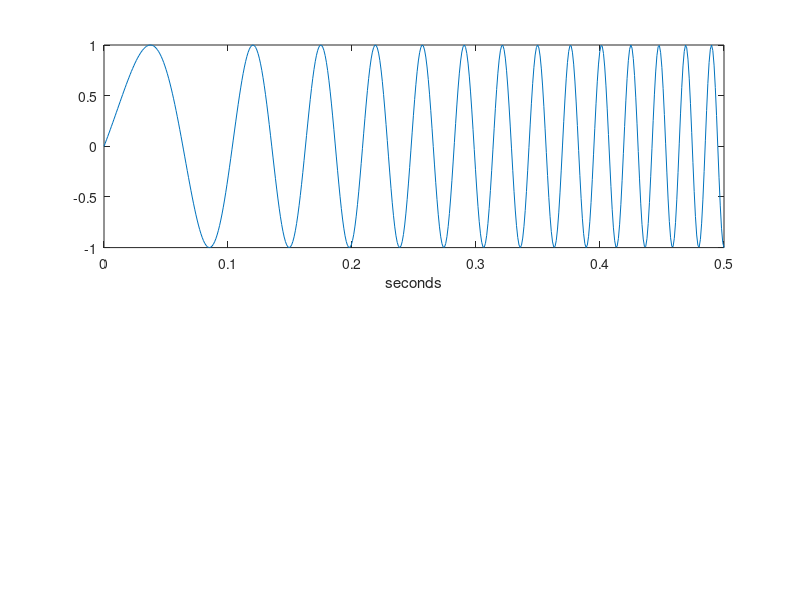

Here is the MATLAB script that generated this plot: (Note: this script raises an error after producing the figure.)
clc; clear;
close all;

% Frequency sweep
F0 = 10;        % start frequency, Hertz
F1 = 100;       % stop frequency, Hertz
T  = 0.5;       % duration, seconds
FS = 1000;      % sample rate, Hertz
N = round(T * FS);
t = T * (0:N-1)' / (N-1);
y = sin( pi * (F0 + (F1 - F0) / 2 .* t / T) .* t);
subplot(2,1,1); plot(t, y); xlabel('seconds');
%
% Positive-slope zero-crossing detector
[crossings, z]= fn_myZerocrossings(y);


subplot(2,1,2); plot(t, z.z1); xlabel('seconds');
hold on
plot(t, z.z2); xlabel('seconds');

%
% Find the locations of the zero-crossing points
% crossing_points = find(z);